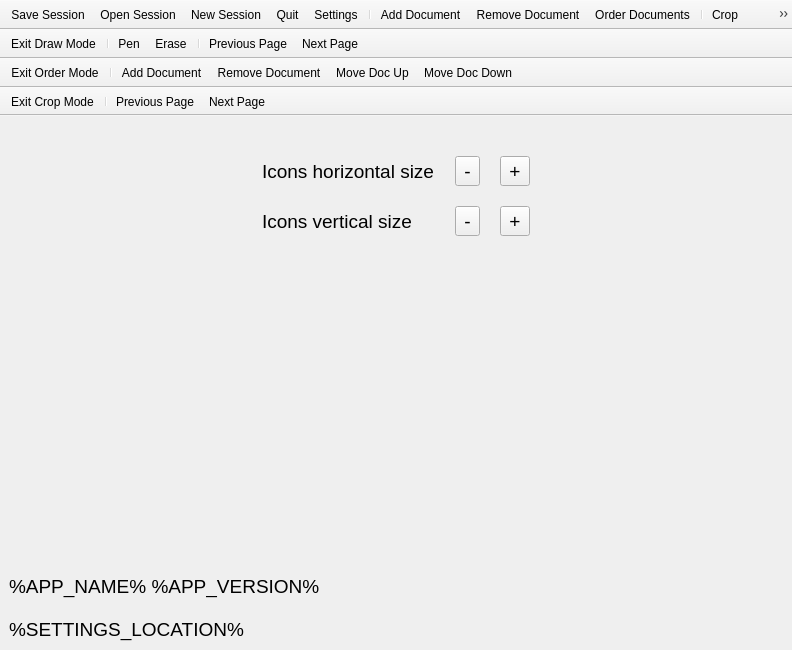
<?xml version="1.0" encoding="UTF-8"?>
<ui version="4.0">
 <class>MainWindow</class>
 <widget class="QMainWindow" name="MainWindow">
  <property name="geometry">
   <rect>
    <x>0</x>
    <y>0</y>
    <width>792</width>
    <height>650</height>
   </rect>
  </property>
  <property name="contextMenuPolicy">
   <enum>Qt::NoContextMenu</enum>
  </property>
  <property name="windowTitle">
   <string>Gid Music Sheets</string>
  </property>
  <property name="windowIcon">
   <iconset resource="../images/images.qrc">
    <normaloff>:/appicon</normaloff>:/appicon</iconset>
  </property>
  <widget class="QWidget" name="centralwidget">
   <layout class="QVBoxLayout" name="verticalLayout_3">
    <property name="spacing">
     <number>0</number>
    </property>
    <property name="leftMargin">
     <number>0</number>
    </property>
    <property name="topMargin">
     <number>0</number>
    </property>
    <property name="rightMargin">
     <number>0</number>
    </property>
    <property name="bottomMargin">
     <number>0</number>
    </property>
    <item>
     <widget class="QStackedWidget" name="stackedWidget">
      <property name="currentIndex">
       <number>1</number>
      </property>
      <widget class="QWidget" name="page_main">
       <layout class="QVBoxLayout" name="verticalLayout_2">
        <property name="spacing">
         <number>0</number>
        </property>
        <property name="leftMargin">
         <number>0</number>
        </property>
        <property name="topMargin">
         <number>0</number>
        </property>
        <property name="rightMargin">
         <number>0</number>
        </property>
        <property name="bottomMargin">
         <number>0</number>
        </property>
        <item>
         <widget class="BreadcrumbsWidget" name="widget_docsBreadcrumbs" native="true">
          <property name="minimumSize">
           <size>
            <width>0</width>
            <height>32</height>
           </size>
          </property>
          <property name="maximumSize">
           <size>
            <width>16777215</width>
            <height>32</height>
           </size>
          </property>
         </widget>
        </item>
        <item>
         <widget class="BreadcrumbsWidget" name="widget_pagesBreadcrumbs" native="true">
          <property name="minimumSize">
           <size>
            <width>0</width>
            <height>32</height>
           </size>
          </property>
          <property name="maximumSize">
           <size>
            <width>16777215</width>
            <height>32</height>
           </size>
          </property>
         </widget>
        </item>
        <item>
         <widget class="GraphicsView" name="graphicsView"/>
        </item>
       </layout>
      </widget>
      <widget class="QWidget" name="page_settings">
       <property name="font">
        <font>
         <pointsize>14</pointsize>
         <weight>50</weight>
         <italic>false</italic>
         <bold>false</bold>
        </font>
       </property>
       <property name="styleSheet">
        <string notr="true">QWidget {
	font: 14pt;
}

QToolButton {
	width: 2.3em;
	height: 2em;
}

QPushButton {
	height: 2em;
}</string>
       </property>
       <layout class="QGridLayout" name="gridLayout">
        <property name="topMargin">
         <number>40</number>
        </property>
        <property name="spacing">
         <number>20</number>
        </property>
        <item row="0" column="1">
         <widget class="QLabel" name="label_2">
          <property name="text">
           <string>Icons horizontal size</string>
          </property>
         </widget>
        </item>
        <item row="3" column="0" colspan="5">
         <widget class="QLabel" name="label_version">
          <property name="text">
           <string>%APP_NAME% %APP_VERSION%</string>
          </property>
         </widget>
        </item>
        <item row="1" column="1">
         <widget class="QLabel" name="label_3">
          <property name="text">
           <string>Icons vertical size</string>
          </property>
         </widget>
        </item>
        <item row="0" column="2">
         <widget class="QToolButton" name="toolButton_ioconhsize_down">
          <property name="text">
           <string>-</string>
          </property>
         </widget>
        </item>
        <item row="1" column="2">
         <widget class="QToolButton" name="toolButton_iconvsize_down">
          <property name="text">
           <string>-</string>
          </property>
         </widget>
        </item>
        <item row="1" column="3">
         <widget class="QToolButton" name="toolButton_iconvsize_up">
          <property name="text">
           <string>+</string>
          </property>
         </widget>
        </item>
        <item row="2" column="1">
         <spacer name="verticalSpacer">
          <property name="orientation">
           <enum>Qt::Vertical</enum>
          </property>
          <property name="sizeHint" stdset="0">
           <size>
            <width>20</width>
            <height>40</height>
           </size>
          </property>
         </spacer>
        </item>
        <item row="0" column="3">
         <widget class="QToolButton" name="toolButton_iconhsize_up">
          <property name="text">
           <string>+</string>
          </property>
         </widget>
        </item>
        <item row="0" column="0">
         <spacer name="horizontalSpacer">
          <property name="orientation">
           <enum>Qt::Horizontal</enum>
          </property>
          <property name="sizeHint" stdset="0">
           <size>
            <width>40</width>
            <height>20</height>
           </size>
          </property>
         </spacer>
        </item>
        <item row="0" column="4">
         <spacer name="horizontalSpacer_2">
          <property name="orientation">
           <enum>Qt::Horizontal</enum>
          </property>
          <property name="sizeHint" stdset="0">
           <size>
            <width>40</width>
            <height>20</height>
           </size>
          </property>
         </spacer>
        </item>
        <item row="4" column="0" colspan="5">
         <widget class="QLabel" name="label_settingsLocation">
          <property name="text">
           <string>%SETTINGS_LOCATION%</string>
          </property>
          <property name="wordWrap">
           <bool>true</bool>
          </property>
         </widget>
        </item>
       </layout>
      </widget>
      <widget class="QWidget" name="page_orderDocs">
       <layout class="QHBoxLayout" name="horizontalLayout">
        <property name="spacing">
         <number>10</number>
        </property>
        <property name="leftMargin">
         <number>40</number>
        </property>
        <property name="topMargin">
         <number>20</number>
        </property>
        <property name="rightMargin">
         <number>40</number>
        </property>
        <property name="bottomMargin">
         <number>20</number>
        </property>
        <item>
         <layout class="QVBoxLayout" name="verticalLayout_5">
          <item>
           <widget class="QListWidget" name="listWidget_docs">
            <property name="styleSheet">
             <string notr="true">font: 16pt;
</string>
            </property>
           </widget>
          </item>
         </layout>
        </item>
       </layout>
      </widget>
      <widget class="QWidget" name="page_console">
       <layout class="QVBoxLayout" name="verticalLayout">
        <item>
         <widget class="QLabel" name="label">
          <property name="text">
           <string>Console</string>
          </property>
         </widget>
        </item>
        <item>
         <widget class="QPlainTextEdit" name="plainTextEdit"/>
        </item>
       </layout>
      </widget>
     </widget>
    </item>
   </layout>
  </widget>
  <widget class="QToolBar" name="toolBar_main">
   <property name="contextMenuPolicy">
    <enum>Qt::NoContextMenu</enum>
   </property>
   <property name="windowTitle">
    <string>toolBar</string>
   </property>
   <property name="movable">
    <bool>false</bool>
   </property>
   <property name="iconSize">
    <size>
     <width>54</width>
     <height>32</height>
    </size>
   </property>
   <property name="floatable">
    <bool>false</bool>
   </property>
   <attribute name="toolBarArea">
    <enum>TopToolBarArea</enum>
   </attribute>
   <attribute name="toolBarBreak">
    <bool>false</bool>
   </attribute>
   <addaction name="action_Save_Session"/>
   <addaction name="action_Open_Session"/>
   <addaction name="action_New_Session"/>
   <addaction name="action_Quit"/>
   <addaction name="action_Settings"/>
   <addaction name="separator"/>
   <addaction name="action_Add_Document"/>
   <addaction name="action_Remove_Document"/>
   <addaction name="action_Order_Documents"/>
   <addaction name="separator"/>
   <addaction name="action_Crop"/>
   <addaction name="action_Draw"/>
   <addaction name="separator"/>
   <addaction name="action_Fullscreen"/>
  </widget>
  <widget class="QToolBar" name="toolBar_draw">
   <property name="windowTitle">
    <string>toolBar_2</string>
   </property>
   <property name="movable">
    <bool>false</bool>
   </property>
   <property name="iconSize">
    <size>
     <width>54</width>
     <height>32</height>
    </size>
   </property>
   <property name="floatable">
    <bool>false</bool>
   </property>
   <attribute name="toolBarArea">
    <enum>TopToolBarArea</enum>
   </attribute>
   <attribute name="toolBarBreak">
    <bool>true</bool>
   </attribute>
   <addaction name="action_Exit_Draw_Mode"/>
   <addaction name="separator"/>
   <addaction name="action_Pen"/>
   <addaction name="action_Erase"/>
   <addaction name="separator"/>
   <addaction name="action_Previous_Page"/>
   <addaction name="action_Next_Page"/>
  </widget>
  <widget class="QToolBar" name="toolBar_order">
   <property name="windowTitle">
    <string>toolBar</string>
   </property>
   <property name="movable">
    <bool>false</bool>
   </property>
   <property name="iconSize">
    <size>
     <width>54</width>
     <height>32</height>
    </size>
   </property>
   <property name="floatable">
    <bool>false</bool>
   </property>
   <attribute name="toolBarArea">
    <enum>TopToolBarArea</enum>
   </attribute>
   <attribute name="toolBarBreak">
    <bool>true</bool>
   </attribute>
   <addaction name="action_Exit_Order_Mode"/>
   <addaction name="separator"/>
   <addaction name="action_Add_Document"/>
   <addaction name="action_Order_Remove_Document"/>
   <addaction name="action_Move_Doc_Up"/>
   <addaction name="action_Move_Doc_Down"/>
  </widget>
  <widget class="QToolBar" name="toolBar_crop">
   <property name="windowTitle">
    <string>toolBar</string>
   </property>
   <property name="movable">
    <bool>false</bool>
   </property>
   <property name="iconSize">
    <size>
     <width>54</width>
     <height>32</height>
    </size>
   </property>
   <property name="floatable">
    <bool>false</bool>
   </property>
   <attribute name="toolBarArea">
    <enum>TopToolBarArea</enum>
   </attribute>
   <attribute name="toolBarBreak">
    <bool>true</bool>
   </attribute>
   <addaction name="action_Exit_Crop_Mode"/>
   <addaction name="separator"/>
   <addaction name="action_Previous_Page"/>
   <addaction name="action_Next_Page"/>
  </widget>
  <action name="action_Debug_Console">
   <property name="checkable">
    <bool>true</bool>
   </property>
   <property name="text">
    <string>Debug Console</string>
   </property>
  </action>
  <action name="action_Add_Document">
   <property name="icon">
    <iconset resource="../images/images.qrc">
     <normaloff>:/adddoc</normaloff>:/adddoc</iconset>
   </property>
   <property name="text">
    <string>Add Document</string>
   </property>
  </action>
  <action name="action_Save_Session">
   <property name="icon">
    <iconset resource="../images/images.qrc">
     <normaloff>:/save</normaloff>:/save</iconset>
   </property>
   <property name="text">
    <string>Save Session</string>
   </property>
  </action>
  <action name="action_Open_Session">
   <property name="icon">
    <iconset resource="../images/images.qrc">
     <normaloff>:/open</normaloff>:/open</iconset>
   </property>
   <property name="text">
    <string>Open Session</string>
   </property>
  </action>
  <action name="action_Next_Page">
   <property name="icon">
    <iconset resource="../images/images.qrc">
     <normaloff>:/nextpage</normaloff>:/nextpage</iconset>
   </property>
   <property name="text">
    <string>Next Page</string>
   </property>
  </action>
  <action name="action_Previous_Page">
   <property name="enabled">
    <bool>true</bool>
   </property>
   <property name="icon">
    <iconset resource="../images/images.qrc">
     <normaloff>:/previouspage</normaloff>:/previouspage</iconset>
   </property>
   <property name="text">
    <string>Previous Page</string>
   </property>
  </action>
  <action name="action_Crop">
   <property name="icon">
    <iconset resource="../images/images.qrc">
     <normaloff>:/crop</normaloff>:/crop</iconset>
   </property>
   <property name="text">
    <string>Crop</string>
   </property>
  </action>
  <action name="action_Fullscreen">
   <property name="checkable">
    <bool>true</bool>
   </property>
   <property name="icon">
    <iconset resource="../images/images.qrc">
     <normaloff>:/fullscreen</normaloff>:/fullscreen</iconset>
   </property>
   <property name="text">
    <string>Fullscreen</string>
   </property>
  </action>
  <action name="action_Quit">
   <property name="icon">
    <iconset resource="../images/images.qrc">
     <normaloff>:/quit</normaloff>:/quit</iconset>
   </property>
   <property name="text">
    <string>Quit</string>
   </property>
   <property name="toolTip">
    <string>Quit Application</string>
   </property>
  </action>
  <action name="action_Remove_Document">
   <property name="icon">
    <iconset resource="../images/images.qrc">
     <normaloff>:/removedoc</normaloff>:/removedoc</iconset>
   </property>
   <property name="text">
    <string>Remove Document</string>
   </property>
  </action>
  <action name="action_New_Session">
   <property name="icon">
    <iconset resource="../images/images.qrc">
     <normaloff>:/newsession</normaloff>:/newsession</iconset>
   </property>
   <property name="text">
    <string>New Session</string>
   </property>
  </action>
  <action name="action_Order_Documents">
   <property name="icon">
    <iconset resource="../images/images.qrc">
     <normaloff>:/list</normaloff>:/list</iconset>
   </property>
   <property name="text">
    <string>Order Documents</string>
   </property>
  </action>
  <action name="action_Draw">
   <property name="icon">
    <iconset resource="../images/images.qrc">
     <normaloff>:/draw</normaloff>:/draw</iconset>
   </property>
   <property name="text">
    <string>Draw</string>
   </property>
  </action>
  <action name="action_Pen">
   <property name="checkable">
    <bool>true</bool>
   </property>
   <property name="icon">
    <iconset resource="../images/images.qrc">
     <normaloff>:/draw</normaloff>:/draw</iconset>
   </property>
   <property name="text">
    <string>Pen</string>
   </property>
  </action>
  <action name="action_Exit_Draw_Mode">
   <property name="icon">
    <iconset resource="../images/images.qrc">
     <normaloff>:/done</normaloff>:/done</iconset>
   </property>
   <property name="text">
    <string>Exit Draw Mode</string>
   </property>
  </action>
  <action name="action_Erase">
   <property name="checkable">
    <bool>true</bool>
   </property>
   <property name="icon">
    <iconset resource="../images/images.qrc">
     <normaloff>:/erase</normaloff>:/erase</iconset>
   </property>
   <property name="text">
    <string>Erase</string>
   </property>
  </action>
  <action name="action_Exit_Order_Mode">
   <property name="icon">
    <iconset resource="../images/images.qrc">
     <normaloff>:/done</normaloff>:/done</iconset>
   </property>
   <property name="text">
    <string>Exit Order Mode</string>
   </property>
  </action>
  <action name="action_Move_Doc_Up">
   <property name="icon">
    <iconset resource="../images/images.qrc">
     <normaloff>:/up</normaloff>:/up</iconset>
   </property>
   <property name="text">
    <string>Move Doc Up</string>
   </property>
  </action>
  <action name="action_Move_Doc_Down">
   <property name="icon">
    <iconset resource="../images/images.qrc">
     <normaloff>:/down</normaloff>:/down</iconset>
   </property>
   <property name="text">
    <string>Move Doc Down</string>
   </property>
  </action>
  <action name="action_Order_Remove_Document">
   <property name="icon">
    <iconset resource="../images/images.qrc">
     <normaloff>:/removedoc</normaloff>:/removedoc</iconset>
   </property>
   <property name="text">
    <string>Remove Document</string>
   </property>
  </action>
  <action name="action_Exit_Crop_Mode">
   <property name="icon">
    <iconset resource="../images/images.qrc">
     <normaloff>:/done</normaloff>:/done</iconset>
   </property>
   <property name="text">
    <string>Exit Crop Mode</string>
   </property>
  </action>
  <action name="action_Settings">
   <property name="checkable">
    <bool>true</bool>
   </property>
   <property name="icon">
    <iconset resource="../images/images.qrc">
     <normaloff>:/settings</normaloff>:/settings</iconset>
   </property>
   <property name="text">
    <string>Settings</string>
   </property>
  </action>
 </widget>
 <customwidgets>
  <customwidget>
   <class>GraphicsView</class>
   <extends>QGraphicsView</extends>
   <header>src/graphicsview.h</header>
  </customwidget>
  <customwidget>
   <class>BreadcrumbsWidget</class>
   <extends>QWidget</extends>
   <header>src/breadcrumbswidget.h</header>
   <container>1</container>
  </customwidget>
 </customwidgets>
 <resources>
  <include location="../images/images.qrc"/>
 </resources>
 <connections/>
</ui>
